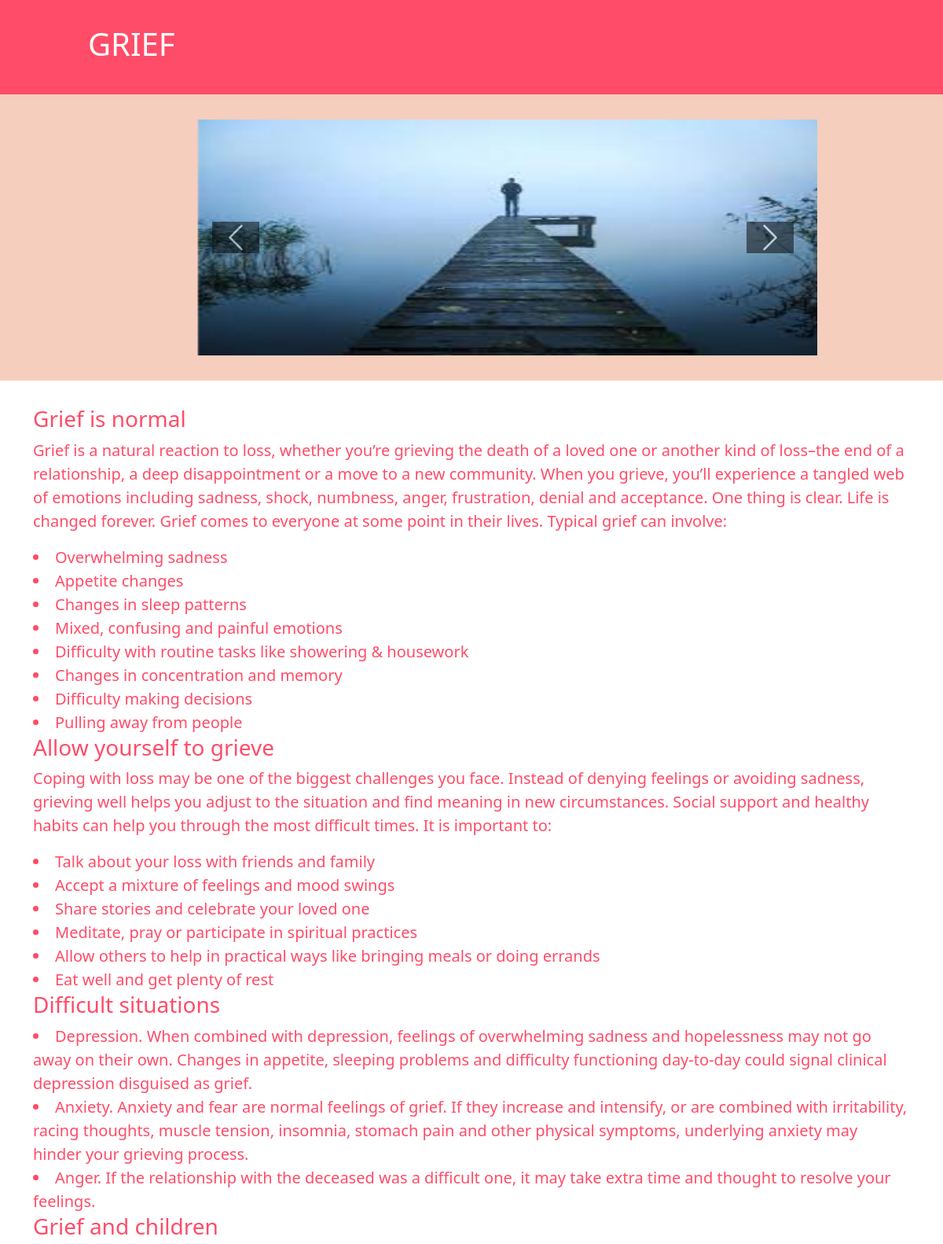
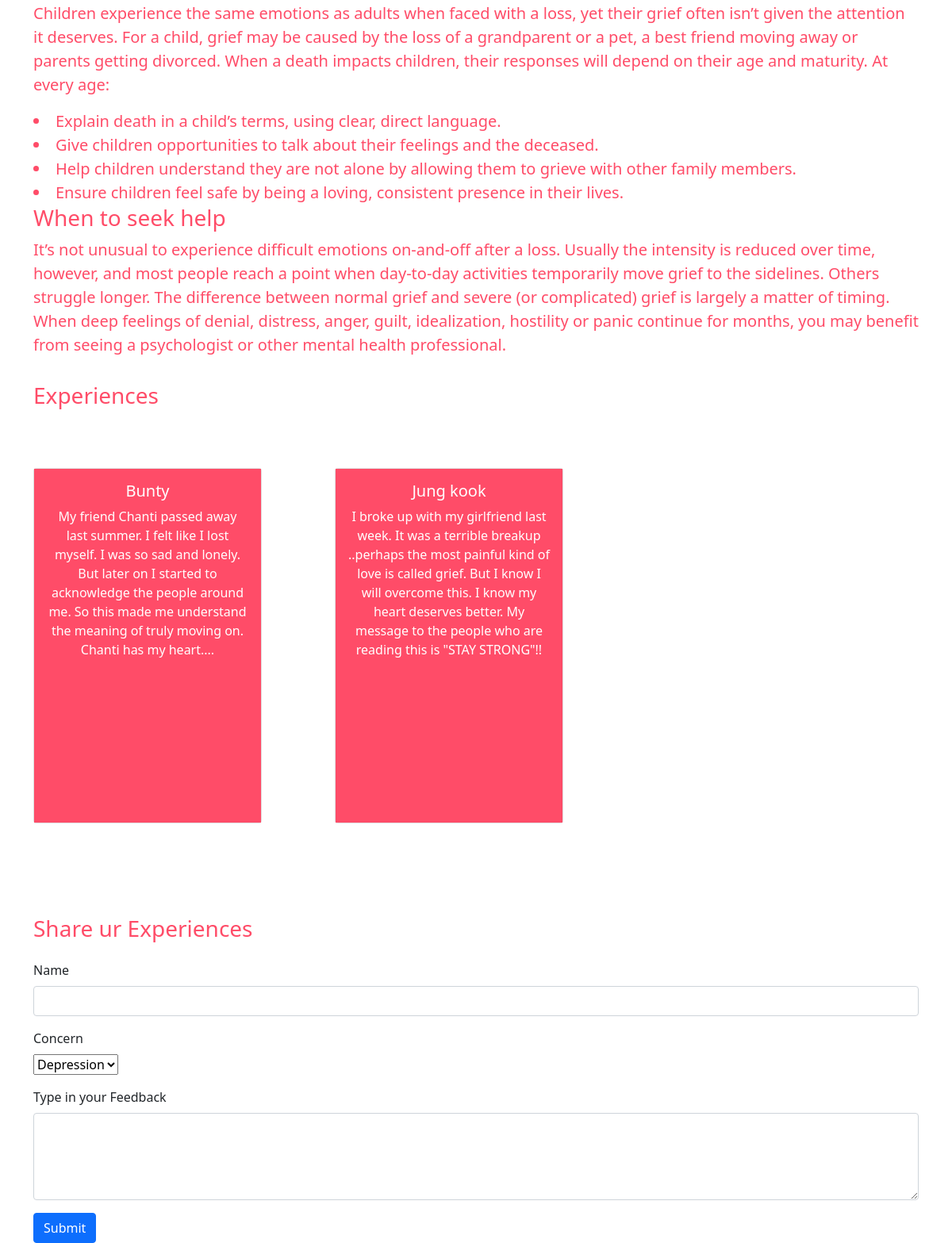
The page /Grief on the database its author committed (2 pictures, top to bottom).
### app/models.py (models this page shows)
class experience(models.Model):
    name=models.CharField(max_length=100)
    option=models.CharField(max_length=100)
    exp=models.TextField()

### app/views.py (the view)
# urls.py: path('Grief',views.grief,name="grief"),
def grief(request):
    if(request.method=="POST"):
        name=request.POST['name']
        option=request.POST['option']
        exp=request.POST['feedback']
        ex=experience.objects.create(name=name,option=option,exp=exp)
        ex.save()
        return render(request,"index.html")
    else:
        x=experience.objects.all()
        data=list()
        for i in x:
            if(i.option=="grief"):
                data.append(
                {
                    'name':i.name,
                    'exp':i.exp,
                }
            )
        return render(request,"Grief.html",{'data':data})

### templates/Grief.html (shortened to what this page needs)
{% load static %}
<!DOCTYPE html>
<html lang="en" dir="ltr">
<head>
  <link rel="stylesheet" href="{% static 'meghana.css' %}">
  <link href="https://cdn.jsdelivr.net/npm/bootstrap@5.0.1/dist/css/bootstrap.min.css" rel="stylesheet">
  <link href="https://cdn.jsdelivr.net/npm/bootstrap@5.0.0/dist/css/bootstrap.min.css" rel="stylesheet">
</head>
<body>
  <div class="heading">
    <h1 style="color:#fff;">GRIEF</h1>
  </div>
  <div class="carousel">
    <div id="carouselExampleControls" class="carousel slide " data-bs-ride="false">
      <div class="carousel-inner">
        <div class="carousel-item active">
          <div class="container pic1">
            <img class="img" src="{% static 'grief1.png' %}" alt="">
          </div>
        </div>
        <button class="carousel-control-prev" type="button" data-bs-target="#carouselExampleControls" data-bs-slide="prev">
          <span style="background-color:black;height:40px;width:60px;" class="carousel-control-prev-icon" aria-hidden="true"></span>
        </button>
        <button class="carousel-control-next" type="button" data-bs-target="#carouselExampleControls" data-bs-slide="next" class="btn">
          <span style="background-color:black; height:40px;width:60px;" class="carousel-control-next-icon" aria-hidden="true"></span>
        </button>
      </div>
    </div>
  </div>
  <div class="container description" style="color: #ff4c68;font-size: 10px;">
    <h3>Grief is normal</h3>
    <p style="font-size:20px;">Grief is a natural reaction to loss, whether you’re grieving the death of a loved one or another kind of loss–the end of a relationship, a deep disappointment or a move to a new community.
When you grieve, you’ll experience a tangled web of emotions including sadness, shock, numbness, anger, frustration, denial and acceptance.
One thing is clear. Life is changed forever.
Grief comes to everyone at some point in their lives. Typical grief can involve:</p>
<li style="font-size:20px;">Overwhelming sadness
</li>
<li style="font-size:20px;">Appetite changes
</li>
<li style="font-size:20px;">Changes in sleep patterns
</li>
<li style="font-size:20px;">Mixed, confusing and painful emotions</li>
<li style="font-size:20px;">Difficulty with routine tasks like showering & housework</li>
<li style="font-size:20px;">Changes in concentration and memory</li>
<li style="font-size:20px;">Difficulty making decisions</li>
<li style="font-size:20px;">Pulling away from people</li>
<h3>Allow yourself to grieve</h3>
<p style="font-size:20px;">Coping with loss may be one of the biggest challenges you face. Instead of denying feelings or avoiding sadness, grieving well helps you adjust to the situation and find meaning in new circumstances.
Social support and healthy habits can help you through the most difficult times. It is important to:</p>
<li style="font-size:20px;">Talk about your loss with friends and family</li>
<li style="font-size:20px;">Accept a mixture of feelings and mood swings</li>
<li style="font-size:20px;">Share stories and celebrate your loved one
</li>
<li style="font-size:20px;">Meditate, pray or participate in spiritual practices</li>
<li style="font-size:20px;">Allow others to help in practical ways like bringing meals or doing errands
</li>
<li style="font-size:20px;">Eat well and get plenty of rest</li>
<h3>Difficult situations</h3>
<li style="font-size:20px;">Depression. When combined with depression, feelings of overwhelming sadness and hopelessness may not go away on their own. Changes in appetite, sleeping problems and difficulty functioning day-to-day could signal clinical depression disguised as grief.
</li>
<li style="font-size:20px;">Anxiety. Anxiety and fear are normal feelings of grief. If they increase and intensify, or are combined with irritability, racing thoughts, muscle tension, insomnia, stomach pain and other physical symptoms, underlying anxiety may hinder your grieving process.</li>
<li style="font-size:20px;">Anger. If the relationship with the deceased was a difficult one, it may take extra time and thought to resolve your feelings.
</li>
<h3>Grief and children</h3>
<p style="font-size:20px;">Children experience the same emotions as adults when faced with a loss, yet their grief often isn’t given the attention it deserves. For a child, grief may be caused by the loss of a grandparent or a pet, a best friend moving away or parents getting divorced.
When a death impacts children, their responses will depend on their age and maturity. At every age:</p>
<li style="font-size:20px;">Explain death in a child’s terms, using clear, direct language.</li>
<li style="font-size:20px;">Give children opportunities to talk about their feelings and the deceased.</li>
<li style="font-size:20px;">Help children understand they are not alone by allowing them to grieve with other family members.</li>
<li style="font-size:20px;">Ensure children feel safe by being a loving, consistent presence in their lives.</li>
<h3>When to seek help</h3>
<p style="font-size:20px;">It’s not unusual to experience difficult emotions on-and-off after a loss. Usually the intensity is reduced over time, however, and most people reach a point when day-to-day activities temporarily move grief to the sidelines. Others struggle longer. The difference between normal grief and severe (or complicated) grief is largely a matter of timing.
When deep feelings of denial, distress, anger, guilt, idealization, hostility or panic continue for months, you may benefit from seeing a psychologist or other mental health professional.
</p>
  </div>
  <div class="container exp" style="padding-bottom:100px;">
    <h3 style="color:#ff4c68;">Experiences</h3>
    <div class="row">
      {% for i in data %}
      <div class="col-lg-4" style="padding-top: 50px;">
        <div class="card" style="width: 18rem;height: 28rem;">
          <div class="card-body" style="background-color:#ff4c68;color:#fff;text-align:center;">
            <h5 class="card-title">{{i.name}}</h5>
            <p class="card-text">{{i.exp}}</p>
          </div>
        </div>
      </div>
     {% endfor %}
  </div>
  </div>
  <div class="container share">
    <h3 style="color:#ff4c68;">Share ur Experiences</h3>
          <form action="Grief" method="POST" class="row g-3">
        <div class="col-12">
          <label for="Name" class="form-label">Name</label>
          <input name="name"type="text" class="form-control" id="inputFirstname">
        </div>
        <div class="col-12">
            <label for="inputDisease" class="form-label">Concern</label>
            <br>
            <select name='option' required>
              <option value="depression">Depression</option>
            </select>
          </div>
          <div class="col-md-12">
            <label for="inputFirstname" class="form-label">Type in your Feedback</label>
            <textarea class="form-control" name="feedback" rows="4" cols="50">
          </textarea>
          </div>
        <div class="col-12">
          <button type="submit" class="btn btn-primary">Submit</button>
        </div>
      </form>
        </div>
</body>
</html>

### static/meghana.css (style rules this page uses)
.heading { padding-left: 7rem; padding-top: 2rem; padding-bottom: 2rem; background-color: #ff4c68; font-weight: bold; }
.slide { position: relative; margin-left: 15rem; padding-top: 2rem; }
.slide { height: 300px; width: 800px; }
.img { height: 300px; width: 800px; }
.description { padding-top: 2rem; }
.exp { padding-top: 1rem; padding-bottom: 1rem; }
.row { padding-top: 1rem; }
.share { padding-top: 1rem; }
.carousel { background-color: #f5cebe; padding-bottom: 4rem; }
.description { font-family: "Proxima Nova",system-ui,sans-serif; font-weight:normal; }
.card { background-color: #ff4c68; }

### rows shown on the page
experience: name "Bunty", exp "My friend Chanti passed away last summer. I felt like I lost myself. I was so sad and lonely. But later on I started to acknowledge the people around me. So this made me understand the meaning of truly moving on. Chanti has my heart...."
experience: name "Jung kook", exp "I broke up with my girlfriend last week. It was a terrible breakup ..perhaps the most painful kind of love is called grief. But I know I will overcome this. I know my heart deserves better. My message to the people who are reading this is \"STAY STRONG\"!!"
